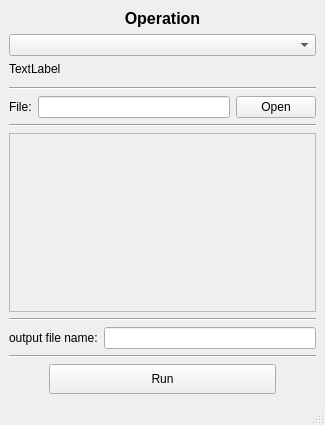
<?xml version="1.0" encoding="UTF-8"?>
<ui version="4.0">
 <class>MainWindow</class>
 <widget class="QMainWindow" name="MainWindow">
  <property name="geometry">
   <rect>
    <x>0</x>
    <y>0</y>
    <width>325</width>
    <height>425</height>
   </rect>
  </property>
  <property name="windowTitle">
   <string/>
  </property>
  <property name="unifiedTitleAndToolBarOnMac">
   <bool>true</bool>
  </property>
  <widget class="QWidget" name="centralwidget">
   <layout class="QVBoxLayout" name="verticalLayout_2">
    <item>
     <layout class="QVBoxLayout" name="verticalLayout">
      <item>
       <widget class="QLabel" name="functionLabel">
        <property name="text">
         <string>&lt;html&gt;&lt;head/&gt;&lt;body&gt;&lt;p align=&quot;center&quot;&gt;&lt;span style=&quot; font-size:12pt; font-weight:600;&quot;&gt;Operation&lt;/span&gt;&lt;/p&gt;&lt;/body&gt;&lt;/html&gt;</string>
        </property>
       </widget>
      </item>
      <item>
       <widget class="QComboBox" name="functionComboBox"/>
      </item>
      <item>
       <widget class="QLabel" name="operationLabel">
        <property name="text">
         <string>TextLabel</string>
        </property>
        <property name="wordWrap">
         <bool>true</bool>
        </property>
       </widget>
      </item>
     </layout>
    </item>
    <item>
     <spacer name="verticalSpacer">
      <property name="orientation">
       <enum>Qt::Vertical</enum>
      </property>
      <property name="sizeType">
       <enum>QSizePolicy::Fixed</enum>
      </property>
      <property name="sizeHint" stdset="0">
       <size>
        <width>20</width>
        <height>5</height>
       </size>
      </property>
     </spacer>
    </item>
    <item>
     <widget class="Line" name="line_2">
      <property name="orientation">
       <enum>Qt::Horizontal</enum>
      </property>
     </widget>
    </item>
    <item>
     <layout class="QHBoxLayout" name="horizontalLayout">
      <item>
       <widget class="QLabel" name="inputFileLabel">
        <property name="text">
         <string>File:</string>
        </property>
       </widget>
      </item>
      <item>
       <widget class="QLineEdit" name="inputLineEdit"/>
      </item>
      <item>
       <widget class="QPushButton" name="inputPushButton">
        <property name="text">
         <string>Open</string>
        </property>
       </widget>
      </item>
     </layout>
    </item>
    <item>
     <widget class="Line" name="line">
      <property name="orientation">
       <enum>Qt::Horizontal</enum>
      </property>
     </widget>
    </item>
    <item>
     <widget class="QScrollArea" name="scrollArea">
      <property name="widgetResizable">
       <bool>true</bool>
      </property>
      <widget class="QWidget" name="scrollAreaWidgetContents">
       <property name="geometry">
        <rect>
         <x>0</x>
         <y>0</y>
         <width>305</width>
         <height>148</height>
        </rect>
       </property>
       <layout class="QVBoxLayout" name="verticalLayout_3"/>
      </widget>
     </widget>
    </item>
    <item>
     <widget class="Line" name="line_3">
      <property name="orientation">
       <enum>Qt::Horizontal</enum>
      </property>
     </widget>
    </item>
    <item>
     <layout class="QHBoxLayout" name="horizontalLayout_2">
      <item>
       <widget class="QLabel" name="outputLabel">
        <property name="text">
         <string>output file name:</string>
        </property>
       </widget>
      </item>
      <item>
       <widget class="QLineEdit" name="outputLineEdit"/>
      </item>
     </layout>
    </item>
    <item>
     <widget class="Line" name="line_4">
      <property name="orientation">
       <enum>Qt::Horizontal</enum>
      </property>
     </widget>
    </item>
    <item>
     <layout class="QHBoxLayout" name="horizontalLayout_3">
      <item>
       <spacer name="horizontalSpacer">
        <property name="orientation">
         <enum>Qt::Horizontal</enum>
        </property>
        <property name="sizeType">
         <enum>QSizePolicy::Preferred</enum>
        </property>
        <property name="sizeHint" stdset="0">
         <size>
          <width>40</width>
          <height>20</height>
         </size>
        </property>
       </spacer>
      </item>
      <item>
       <widget class="QPushButton" name="runButton">
        <property name="sizePolicy">
         <sizepolicy hsizetype="Expanding" vsizetype="Fixed">
          <horstretch>0</horstretch>
          <verstretch>0</verstretch>
         </sizepolicy>
        </property>
        <property name="minimumSize">
         <size>
          <width>0</width>
          <height>30</height>
         </size>
        </property>
        <property name="text">
         <string>Run</string>
        </property>
       </widget>
      </item>
      <item>
       <spacer name="horizontalSpacer_2">
        <property name="orientation">
         <enum>Qt::Horizontal</enum>
        </property>
        <property name="sizeType">
         <enum>QSizePolicy::Preferred</enum>
        </property>
        <property name="sizeHint" stdset="0">
         <size>
          <width>40</width>
          <height>20</height>
         </size>
        </property>
       </spacer>
      </item>
     </layout>
    </item>
   </layout>
  </widget>
  <widget class="QMenuBar" name="menubar">
   <property name="geometry">
    <rect>
     <x>0</x>
     <y>0</y>
     <width>325</width>
     <height>21</height>
    </rect>
   </property>
  </widget>
  <widget class="QStatusBar" name="statusbar"/>
 </widget>
 <resources/>
 <connections/>
</ui>
